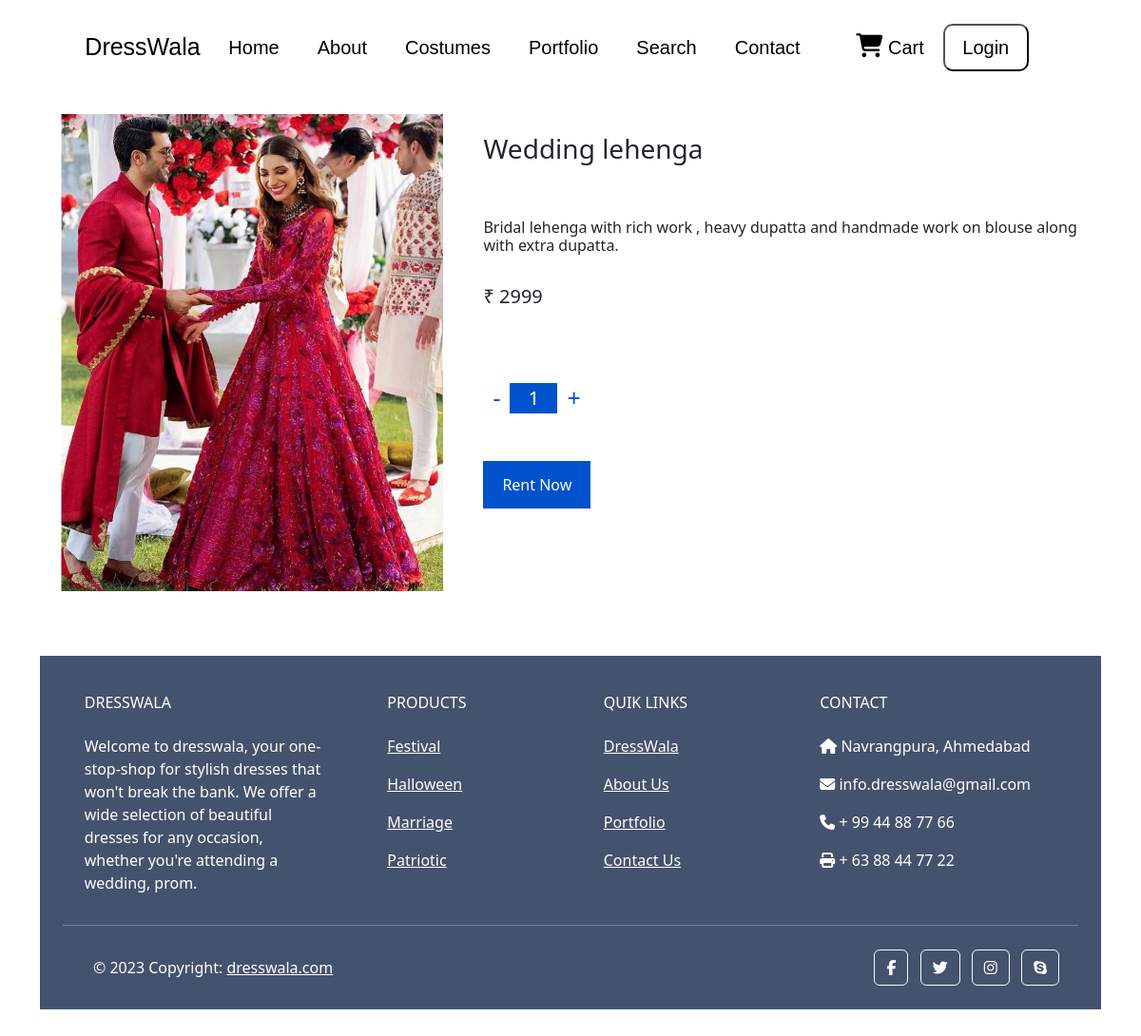
The app's page /product/3 with its own data.
### Mainpage/models.py (models this page shows, shortened)
class ProductData(models.Model):
    product_id = models.AutoField
    product_name = models.TextField(max_length=200,default="")
    product_price = models.IntegerField(default=0)
    product_img = models.ImageField(upload_to="products")
    product_desc = models.TextField(max_length=6000,default="")
    product_cat = models.TextField(max_length=100,default="")

### Mainpage/views.py (the view)
# urls.py: path('product/<id>',views.MyProduct,name="MyProduct"),
def MyProduct(request,id):
    products = ProductData.objects.filter(id = id).all()
    return render(request,"Mainpage/product.html",{"products":products})

### Mainpage/templates/Mainpage/product.html (shortened to what this page needs)
{% extends 'Mainpage/basic.html' %}
{% load static %}
    {% block body %}
    <div class="main">
        {% for i in products %}
        <div class="container">
            <div class="part1">
                <img src="/media/{{i.product_img}}" alt="">
            </div>
            <div class="part2">
                <div class="heading">
                    <h3>{{i.product_name}}</h3>
                </div><br><br>
                <div class="disc">
                    <h6>{{i.product_desc}}</h6><br>
                    <h5>₹ {{i.product_price}}</h5>
                </div><br><br>
                <div class="counter">
                    <span class="down" onClick='decreaseCount(event, this)'>-</span>
                    <input type="text" value="1">
                    <span class="up" onClick='increaseCount(event, this)'>+</span>
                </div><br><br>
                <div class="rent-btn">
                    <form action="/Mycart/" method="post">{% csrf_token %}
                        <button type="submit" id="rent-btn">Rent Now</button>
                    </form>
                </div>
            </div>
        </div>
        {% endfor %}
    </div>
    {% endblock %}

### Mainpage/templates/Mainpage/product.html (style rules this page uses)
.main { margin-top: 100px; padding: 20px; }
body { -ms-overflow-style: none; scrollbar-width: none; overflow: hidden; overflow-y: scroll; }
.main .container { display: flex; flex-wrap: wrap; }
.main .container .part1 { height: auto; width: 40%; display: flex; justify-content: center; align-items: center; }
.main .container .part1 img { height: auto; width: 90%; }
.main .container .part2 { height: auto; width: 60%; padding: 20px; }
.main .container .part2 .rent-btn button { height: 50px; background-color: #0052cc; border: none; padding-left: 20px; padding-right: 20px; color: white; }
.counter { display: flex; align-items: center; margin-top: 20px; }
.counter input { width: 50px; border: 0; line-height: 30px; font-size: 20px; text-align: center; background: #0052cc; color: #fff; appearance: none; outline: 0; }
.counter span { display: block; font-size: 25px; padding: 0 10px; cursor: pointer; color: #0052cc; user-select: none; }

### records on screen
ProductData: product_img (picture), product_name "Wedding lehenga", product_desc "Bridal lehenga with rich work , heavy dupatta and handmade work on blouse along with extra dupatta.", product_price "2999"
